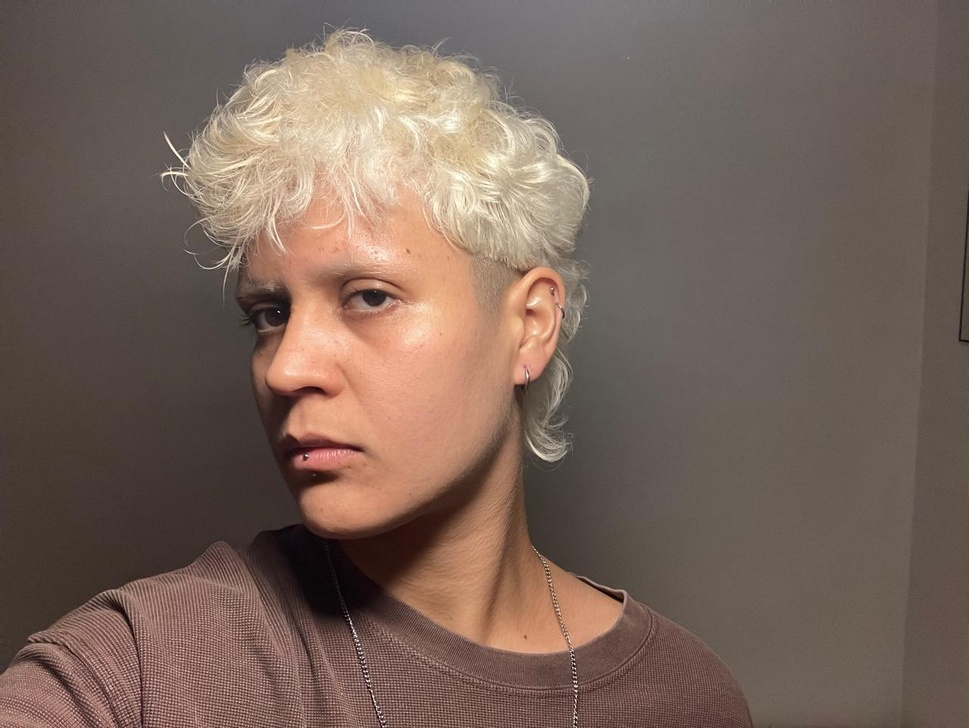
#> input picture phase1_computer_vision/content/perfil.jpeg, 969 x 728 px, shrunk from 1280 x 961 before the run
$ jupyter execute aula01.ipynb
#> lines starting #> are read from the running program, lines starting #| are printed output that depends on the picture; after the words box and inside, x2 and y2 are one past the last pixel; in counts of white or black regions, pixels touching at a corner belong together
[cell 1]
import cv2
import matplotlib.pyplot as plt

[cell 2]
# Carregar a imagem
imagem = cv2.imread('./content/perfil.jpeg')
#> imagem is the input picture: shape (728, 969, 3); mean B, G, R 90.3, 100.7, 120


# Exibir a imagem carregada
cv2.imshow('Imagem', imagem)
cv2.waitKey(0)
cv2.destroyAllWindows()

[cell 3]
# Converter a imagem de BGR para RGB
imagem_rgb = cv2.cvtColor(imagem, cv2.COLOR_BGR2RGB)

# Exibir a imagem
plt.imshow(imagem_rgb)

# plt.axis('off') # Desabilita os eixos

plt.show()

[cell 4]
# Converter imagem para grayscale
imagem_gray = cv2.cvtColor(imagem, cv2.COLOR_BGR2GRAY)
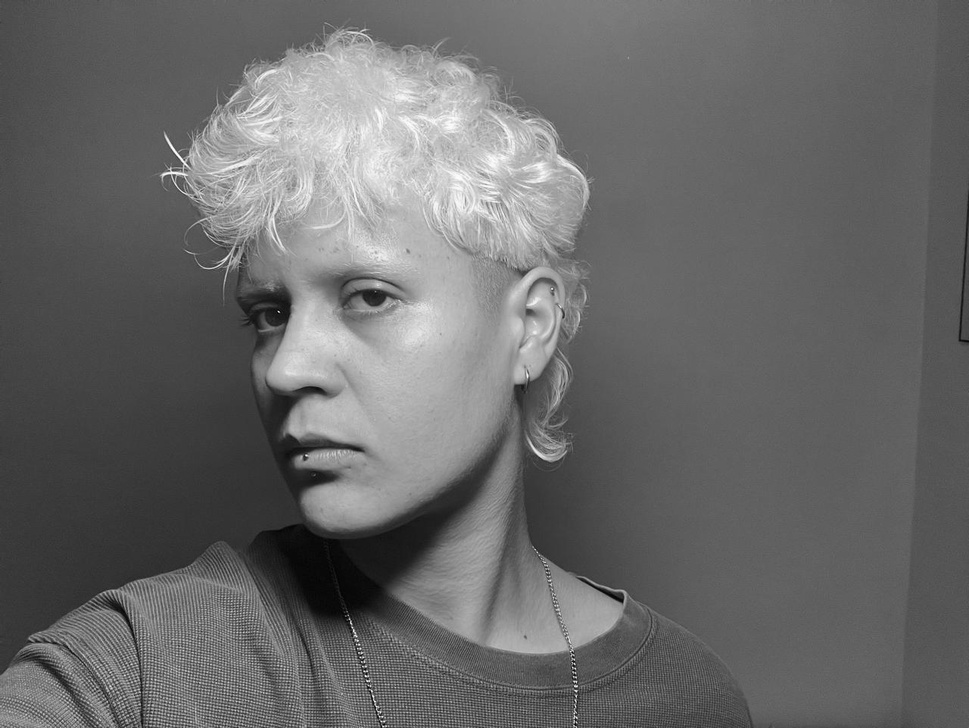
#> imagem_gray: shape (728, 969); min 2, max 253, mean 105.3

# Exibir a imagem grayscale
plt.imshow(imagem_gray, cmap='gray')
plt.axis('off') # Desabilita os eixos

plt.show()

#### Aplicação de filtros para suavização de imagens

O que ajuda a reduzir o ruído e na melhora da detecção de bordas. (Fica meio blur)

[cell 5]
# pega a imagem e aplica o filtro nela

imagem_suavizada =  cv2.GaussianBlur(imagem, (15,15), 0)

# Converte para rgb
imagem_suavizada_rgb = cv2.cvtColor(imagem_suavizada, cv2.COLOR_BGR2RGB)

# Exibe a imagem suavizada
plt.imshow(imagem_suavizada_rgb)

plt.axis('off') # Desabilita os eixos

plt.show()

### Detecção de bordas com canny

Passo crucialem muitos algoritmos de visão computacional, principalmente de detecção de objetos.

[cell 6]
# pega a imagem de grayscale

# detecta bordas na imagem
bordas = cv2.Canny(imagem_gray, 100,200)
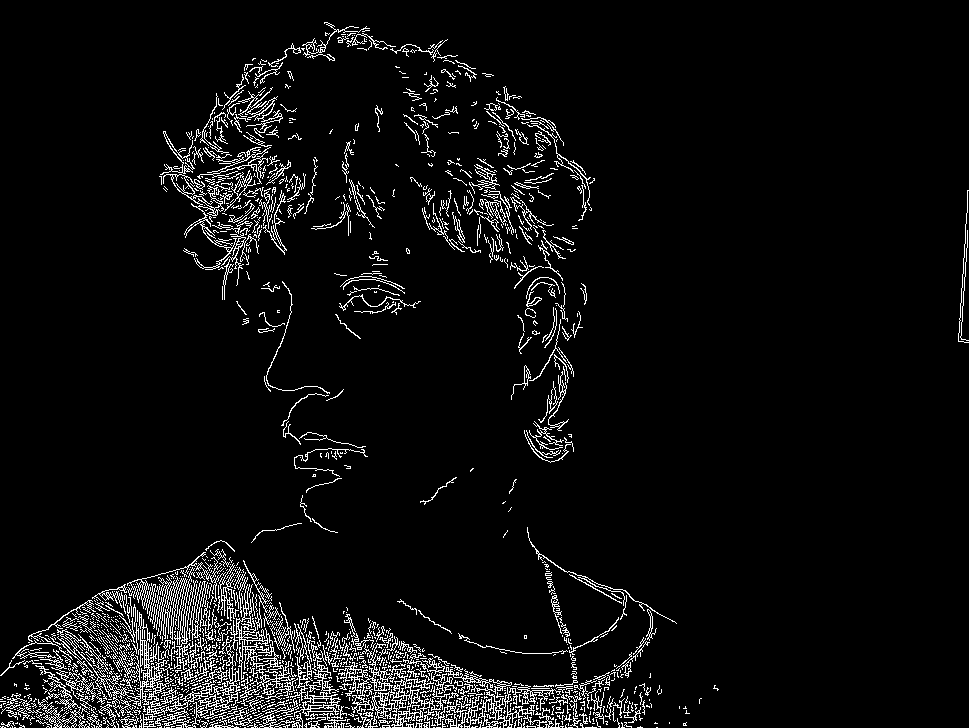
#> bordas: shape (728, 969); 5.4% white in thin lines or dots

# Exibir a imagem com bordas detectadas
plt.imshow(bordas, cmap='gray')
plt.axis('off') # Desabilita os eixos
plt.show()

### Desenhar formas na imagem

É possível desenhar formas como retângulos para destacar áreas de interesse na imagem

[cell 7]
# Definir as coordenadas e a cor do retângulo
inicio = (50, 5)
fim = (220, 160)
cor = (255, 0, 0)
espessura = 2

# Desenhar o retângulo na cópia da imagem
imagem_com_retangulo = cv2.rectangle(imagem.copy(), inicio, fim, cor, espessura)

# Converter a imagem para RGB
imagem_com_retangulo_rgb = cv2.cvtColor(imagem_com_retangulo, cv2.COLOR_BGR2RGB)

# Exibir a imagem com retângulo
plt.imshow(imagem_com_retangulo_rgb)

plt.axis('off') # Desabilita os eixos

plt.show()

### Salvando a imagem processada

[cell 8]
caminho_salvar = './imagem_processada.jpg'
cv2.imwrite(caminho_salvar, imagem_com_retangulo)
#> Out = True

$ run again, with phase1_computer_vision/content/foto_2_pessoas_1_gato.jpeg copied over phase1_computer_vision/content/perfil.jpeg
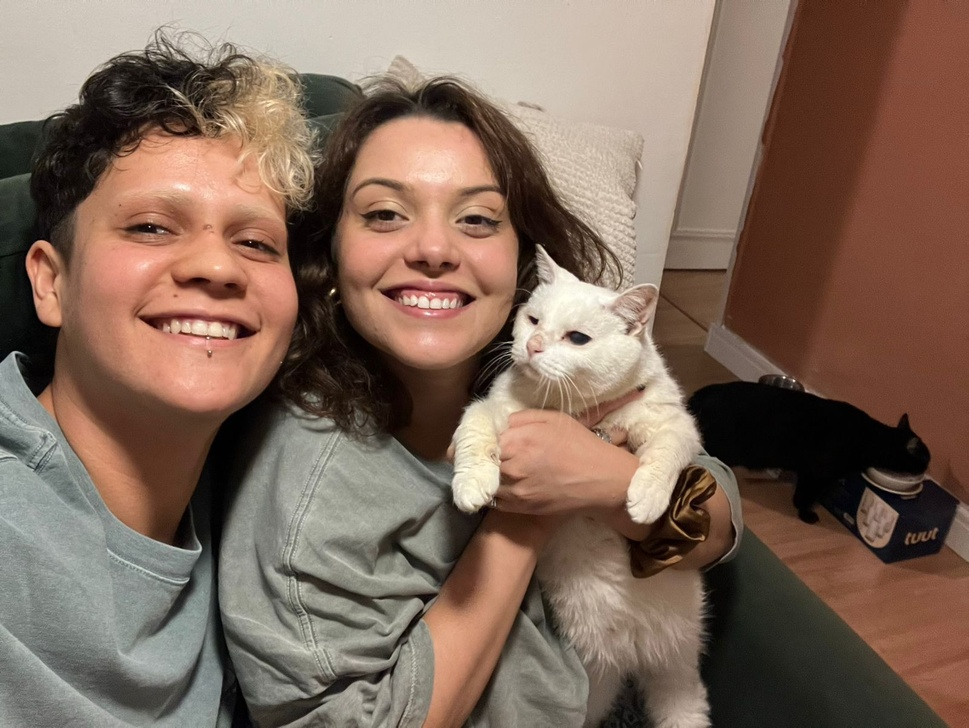
#> input picture phase1_computer_vision/content/foto_2_pessoas_1_gato.jpeg, 969 x 728 px, shrunk from 1600 x 1202 before the run
#> imagem is the input picture: shape (728, 969, 3); mean B, G, R 90.1, 104.5, 127.5
#> `imagem_gray = cv2.cvtColor(imagem, cv2.COLOR_BGR2GRAY)`:
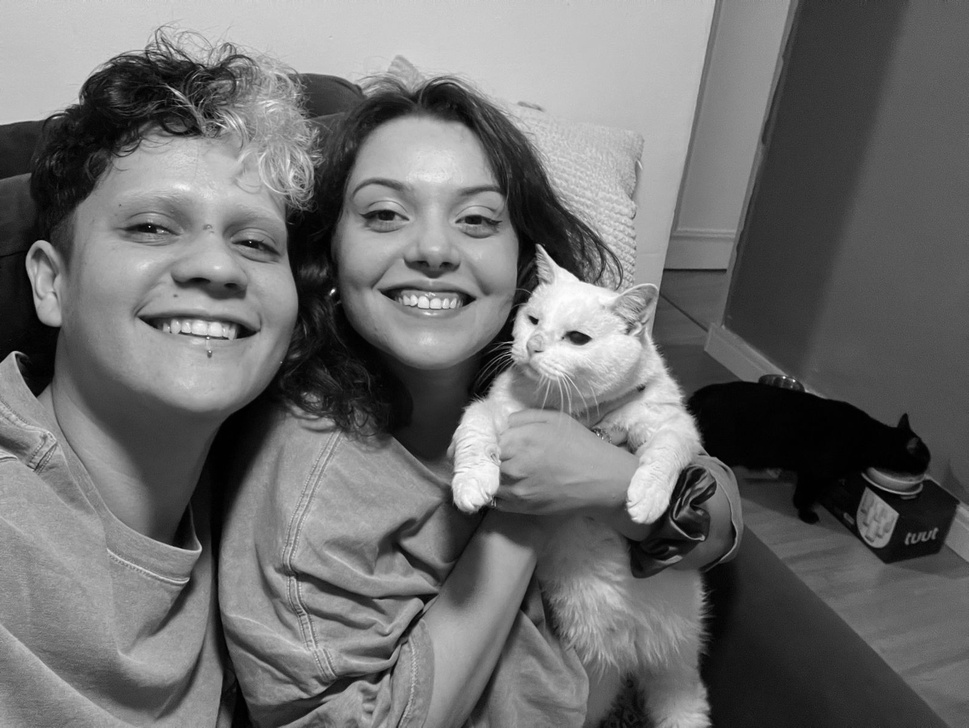
#> imagem_gray: shape (728, 969); min 0, max 254, mean 109.8
#> `bordas = cv2.Canny(imagem_gray, 100,200)`:
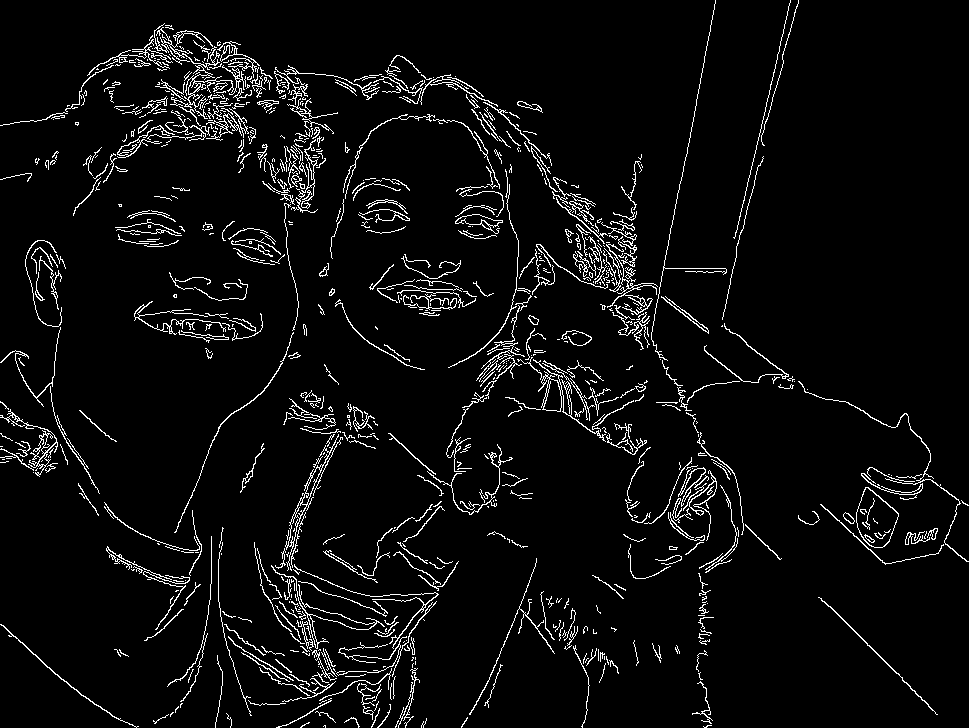
#> bordas: shape (728, 969); 4.9% white in thin lines or dots
#> Out = True

$ run again, with phase1_computer_vision/content/foto_3_pessoas.jpeg copied over phase1_computer_vision/content/perfil.jpeg
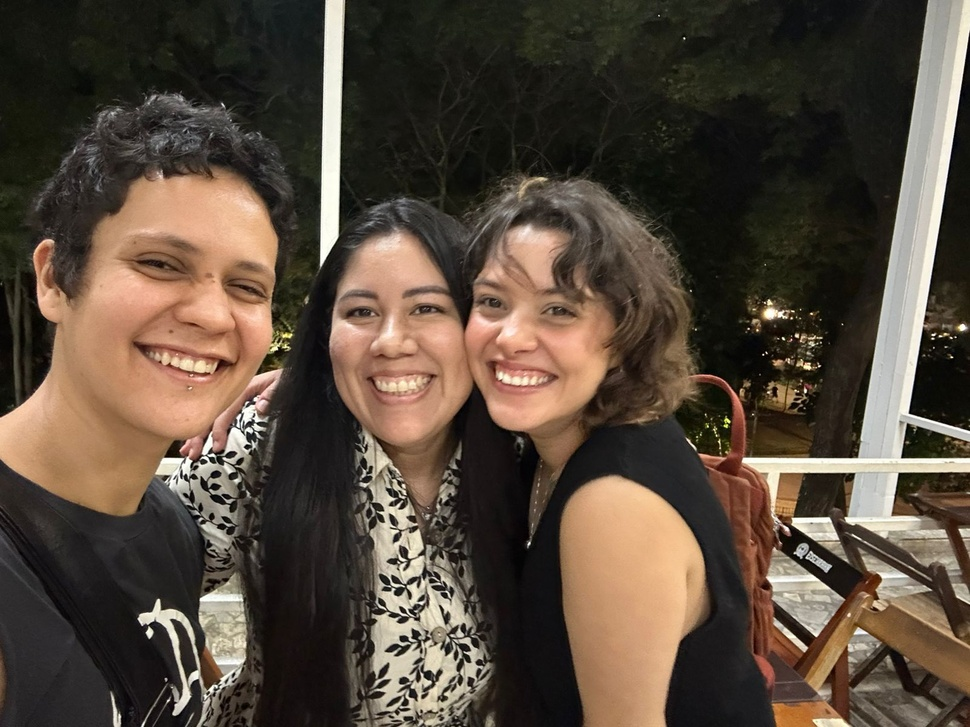
#> input picture phase1_computer_vision/content/foto_3_pessoas.jpeg, 970 x 727 px, shrunk from 1600 x 1200 before the run
#> imagem is the input picture: shape (727, 970, 3); mean B, G, R 60.5, 73.3, 86.8
#> `imagem_gray = cv2.cvtColor(imagem, cv2.COLOR_BGR2GRAY)`:
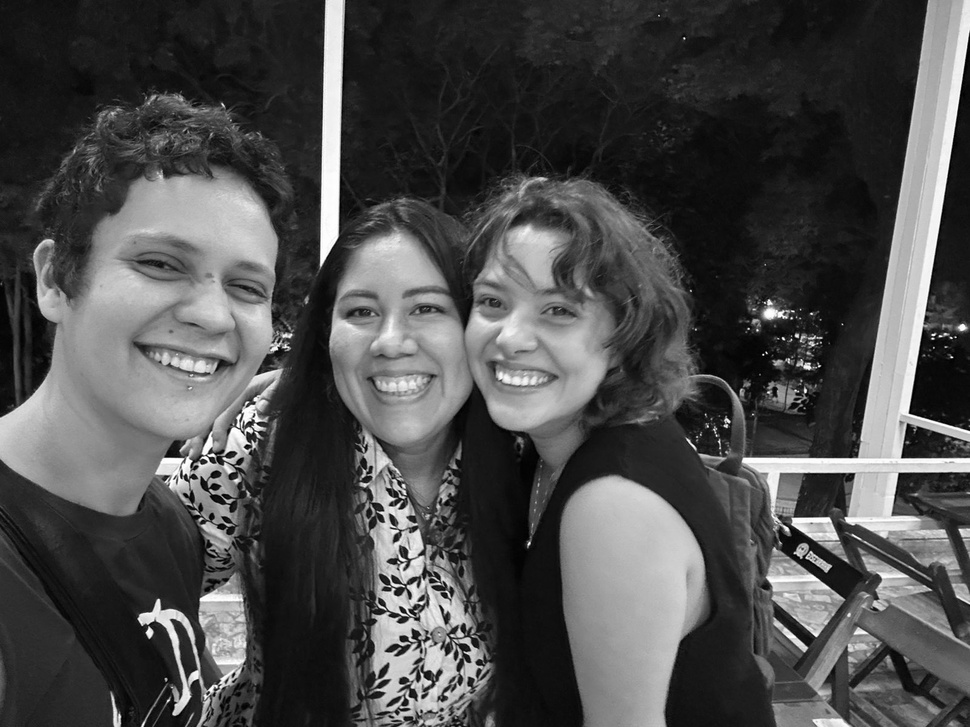
#> imagem_gray: shape (727, 970); min 0, max 255, mean 75.9
#> `bordas = cv2.Canny(imagem_gray, 100,200)`:
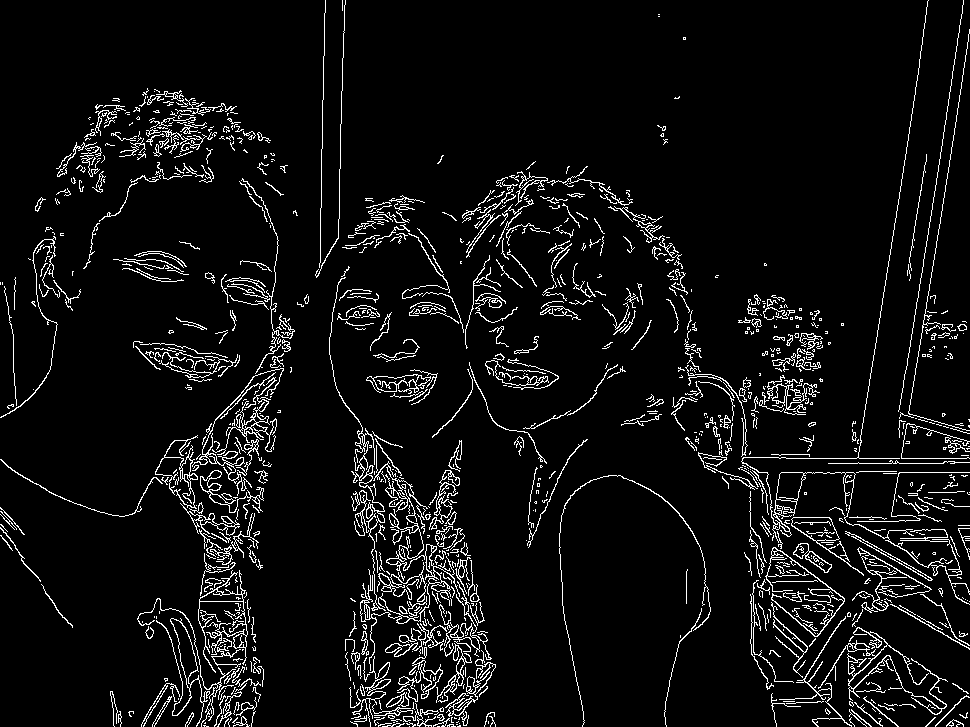
#> bordas: shape (727, 970); 6.2% white in thin lines or dots
#> Out = True

$ run again, with phase1_computer_vision/content/imagem_com_texto.jpg copied over phase1_computer_vision/content/perfil.jpeg
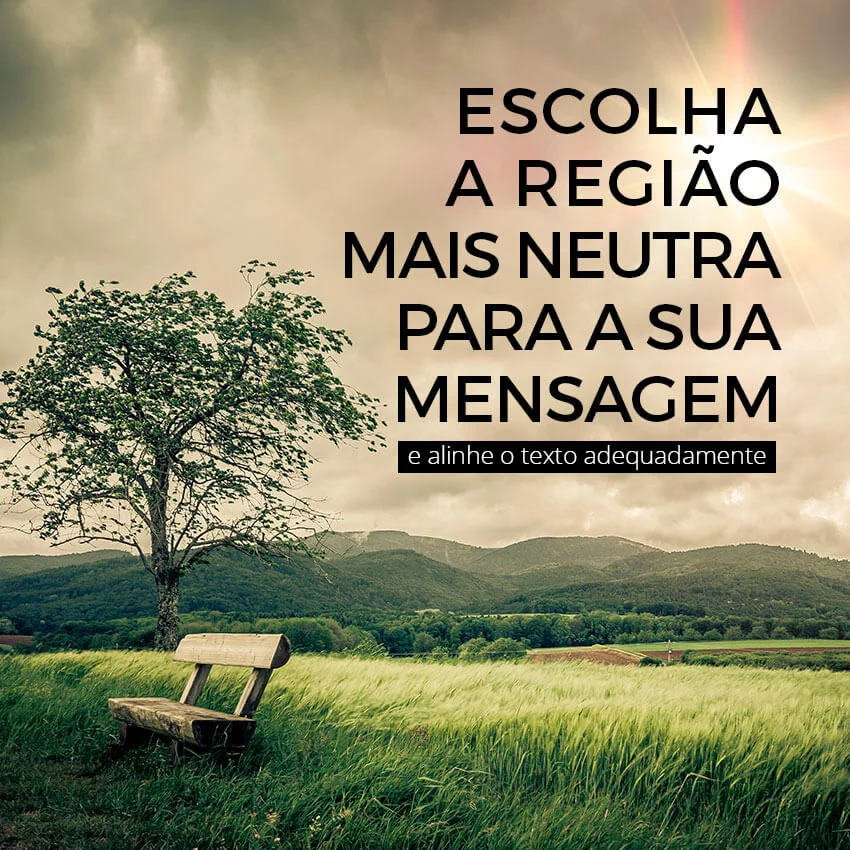
#> input picture phase1_computer_vision/content/imagem_com_texto.jpg, 850 x 850 px
#> imagem is the input picture: shape (850, 850, 3); mean B, G, R 109.2, 139.9, 142.6
#> `imagem_gray = cv2.cvtColor(imagem, cv2.COLOR_BGR2GRAY)`:
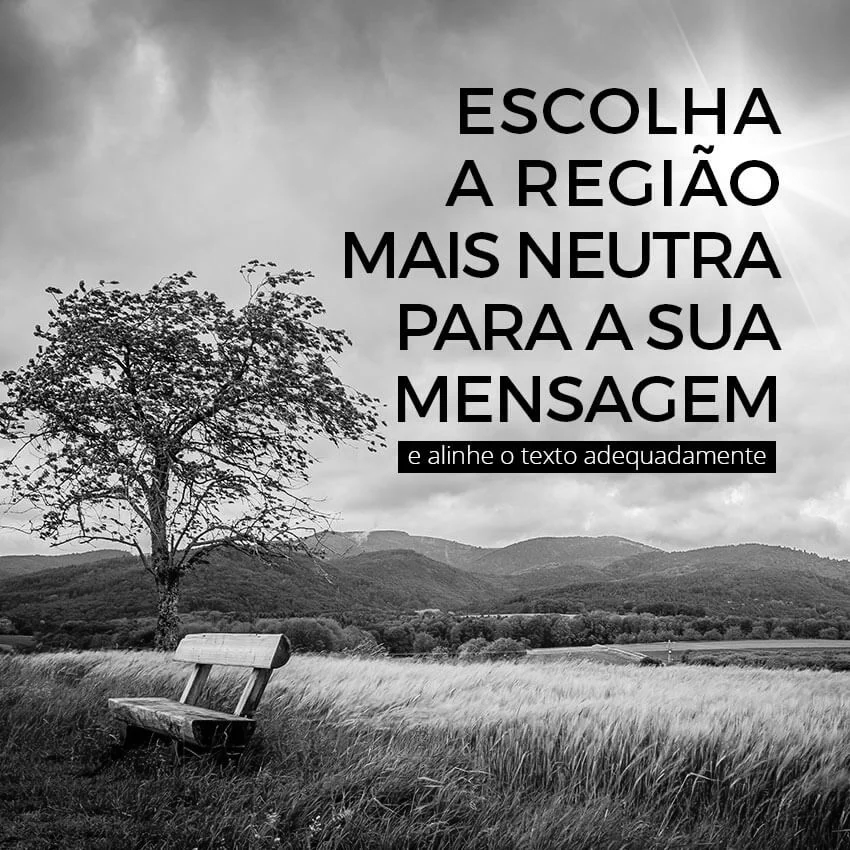
#> imagem_gray: shape (850, 850); min 0, max 255, mean 137.1
#> `bordas = cv2.Canny(imagem_gray, 100,200)`:
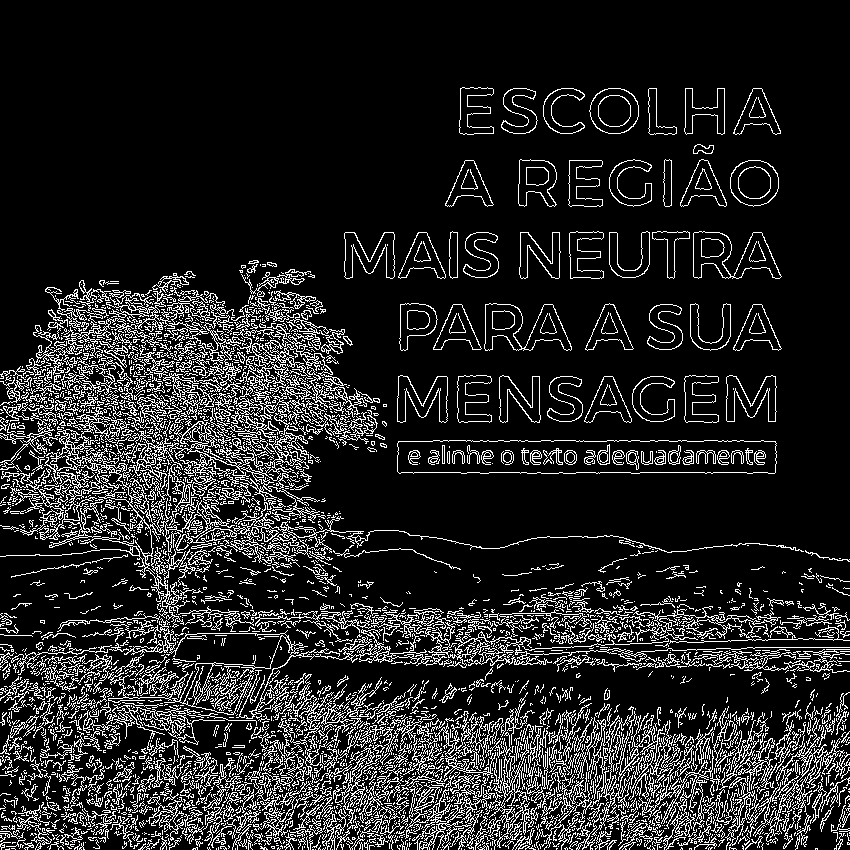
#> bordas: shape (850, 850); 14.1% white in thin lines or dots, all inside (x1, y1, x2, y2) = (0, 87, 850, 850)
#> Out = True
